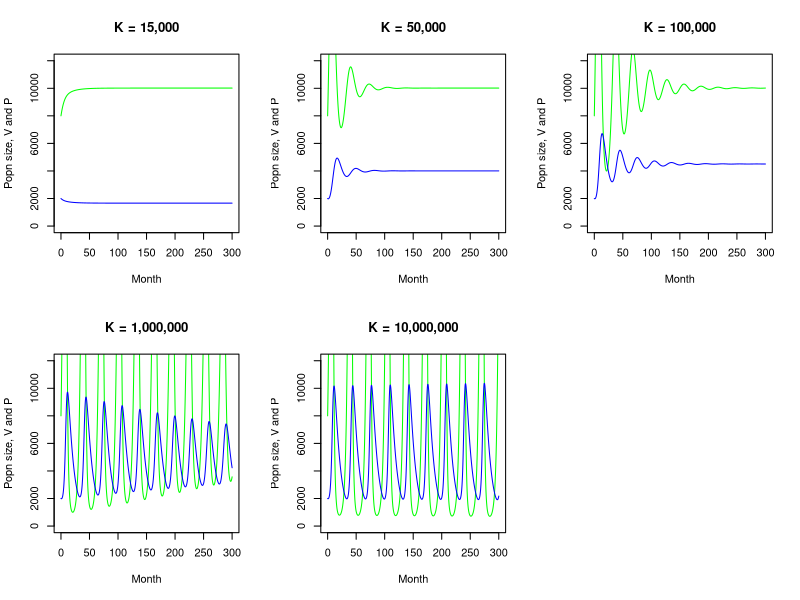

R code for this plot:
#Sara Cannon, Homework 6

#Problem 1

rm=(list())

library(deSolve)

LV_Pred_RM<-function(t,y,params){
  V<-y[1]
  P<-y[2]
  with(as.list(params),{
    dVdt<-b*V*(1-(1/K1)*V)-a*V*P/(1+a*h*V)
    dPdt<-e*a*V*P/(1+a*h*V)-d*P
    return(list(c(dVdt,dPdt)))
  })}

a = 0.0001;      # attack rate
e = 0.1;       # conversion efficiency rate
d = 0.1;       # predator death rate
b = 0.5;       # prey birth rate
h = 0.0015;       # prey handling time
K1 = 15000;       #Prey carrying capacity (Initial scenario)
K2 = 50000;       #Prey carrying capacity (2nd scenario)
K3 = 100000;     #Prey carrying capacity (3rd scenario)
K4 = 1000000;    #Prey carrying capacity (4th scenario)
K5 = 10000000;   #Prey carrying capacity (5th scenario)
y0 = c(V0=8000,P0=2000);  # Initial values for V and P populations

#Evaluate scenario for K initial

params<-c(b=b,a=a,e=e,d=d,K1=K1,h=h)
tspan<-seq(0,300,by=0.1)  # Timespan to evaluate (in months)

isoV1<-function(x){(b+b*x*(a*h-(1/K1)-a*(1/K1)*h*x))/a}
isoP<-d/(a*e-a*d*h)

out<-ode(y0,tspan,LV_Pred_RM,params)
out<-data.frame(out)

#Evaluate scenario for K2

LV_Pred_RM2<-function(t,y,params2){
  V<-y[1]
  P<-y[2]
  with(as.list(params2),{
    dVdt2<-b*V*(1-(1/K2)*V)-a*V*P/(1+a*h*V)
    dPdt2<-e*a*V*P/(1+a*h*V)-d*P
    return(list(c(dVdt2,dPdt2)))
  })}

params2<-c(b=b,a=a,e=e,d=d,K2=K2,h=h)
isoV2<-function(x){(b+b*x*(a*h-(1-K2)-a*(1/K2)*h*x))/a}
out2<-ode(y0,tspan,LV_Pred_RM2,params2)
out2<-data.frame(out2)

#Evaluate scenario for K3

LV_Pred_RM3<-function(t,y,params3){
  V<-y[1]
  P<-y[2]
  with(as.list(params3),{
    dVdt3<-b*V*(1-(1/K3)*V)-a*V*P/(1+a*h*V)
    dPdt3<-e*a*V*P/(1+a*h*V)-d*P
    return(list(c(dVdt3,dPdt3)))
  })}

params3<-c(b=b,a=a,e=e,d=d,K3=K3,h=h)
isoV3<-function(x){(b+b*x*(a*h-(1-K3)-a*(1/K3)*h*x))/a}
out3<-ode(y0,tspan,LV_Pred_RM3,params3)
out3<-data.frame(out3)

#Evaluate scenario for K4

LV_Pred_RM4<-function(t,y,params4){
  V<-y[1]
  P<-y[2]
  with(as.list(params4),{
    dVdt4<-b*V*(1-(1/K4)*V)-a*V*P/(1+a*h*V)
    dPdt4<-e*a*V*P/(1+a*h*V)-d*P
    return(list(c(dVdt4,dPdt4)))
  })}

params4<-c(b=b,a=a,e=e,d=d,K4=K4,h=h)
isoV4<-function(x){(b+b*x*(a*h-(1-K4)-a*(1/K4)*h*x))/a}
out4<-ode(y0,tspan,LV_Pred_RM4,params4)
out4<-data.frame(out4)


#Evaluate scenario for K5

LV_Pred_RM5<-function(t,y,params5){
  V<-y[1]
  P<-y[2]
  with(as.list(params5),{
    dVdt5<-b*V*(1-(1/K5)*V)-a*V*P/(1+a*h*V)
    dPdt5<-e*a*V*P/(1+a*h*V)-d*P
    return(list(c(dVdt5,dPdt5)))
  })}

params5<-c(b=b,a=a,e=e,d=d,K5=K5,h=h)
isoV5<-function(x){(b+b*x*(a*h-(1-K5)-a*(1/K5)*h*x))/a}
out5<-ode(y0,tspan,LV_Pred_RM5,params5)
out5<-data.frame(out5)

#Graphs for each K

par(mfrow=c(2,3)) #show both plots side-by-side

plot(out[,1],out[,2],type='l',col='green',xlab='Month',ylab='Popn size, V and P',ylim=c(0,12000))
lines(out[,1],out[,3],col='blue')
title(main="K = 15,000")

plot(out2[,1],out2[,2],type='l',col='green',xlab='Month',ylab='Popn size, V and P',ylim=c(0,12000))
lines(out2[,1],out2[,3],col='blue')
title(main="K = 50,000")

plot(out3[,1],out3[,2],type='l',col='green',xlab='Month',ylab='Popn size, V and P',ylim=c(0,12000))
lines(out3[,1],out3[,3],col='blue')
title(main="K = 100,000")

plot(out4[,1],out4[,2],type='l',col='green',xlab='Month',ylab='Popn size, V and P',ylim=c(0,12000))
lines(out4[,1],out4[,3],col='blue')
title(main="K = 1,000,000")

plot(out5[,1],out5[,2],type='l',col='green',xlab='Month',ylab='Popn size, V and P',ylim=c(0,12000))
lines(out5[,1],out5[,3],col='blue')
title(main="K = 10,000,000")
